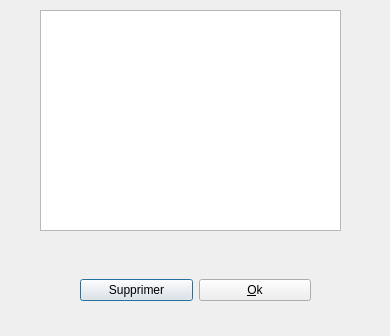
<?xml version="1.0" encoding="UTF-8"?>
<ui version="4.0">
 <class>EvenementInfoDialog</class>
 <widget class="QDialog" name="EvenementInfoDialog">
  <property name="geometry">
   <rect>
    <x>0</x>
    <y>0</y>
    <width>390</width>
    <height>336</height>
   </rect>
  </property>
  <property name="windowTitle">
   <string>Dialog</string>
  </property>
  <widget class="QTextBrowser" name="textBrowser">
   <property name="geometry">
    <rect>
     <x>40</x>
     <y>10</y>
     <width>301</width>
     <height>221</height>
    </rect>
   </property>
  </widget>
  <widget class="QWidget" name="horizontalLayoutWidget">
   <property name="geometry">
    <rect>
     <x>80</x>
     <y>250</y>
     <width>231</width>
     <height>80</height>
    </rect>
   </property>
   <layout class="QHBoxLayout" name="horizontalLayout">
    <item>
     <widget class="QPushButton" name="pushButton_supprimer">
      <property name="text">
       <string>Supprimer</string>
      </property>
     </widget>
    </item>
    <item>
     <widget class="QPushButton" name="pushButton_ok">
      <property name="text">
       <string>&amp;Ok</string>
      </property>
     </widget>
    </item>
   </layout>
  </widget>
 </widget>
 <resources/>
 <connections/>
</ui>
